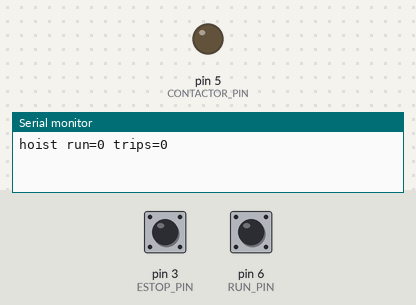
Bench run of a sketch on a simulated Arduino Uno, built with avr-gcc and run on an emulated ATmega328P. Parts: output pins drawn as LEDs (lit = HIGH), the last lines printed to the serial monitor. Inputs (shaded band) come from the test bench; at power-on: pin 3 (ESTOP_PIN) HIGH, pin 6 (RUN_PIN) HIGH.

Above: at 1.2 s.
1.3 s: pin 3 (ESTOP_PIN) pulled LOW for 0.15 s
At 1.4 s:
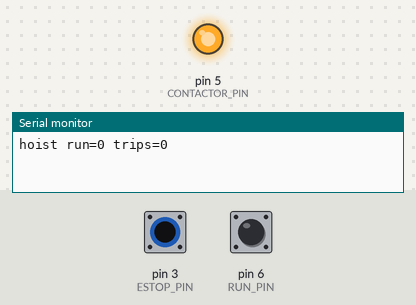
2.9 s: pin 3 (ESTOP_PIN) pulled LOW for 3.2 s
At 6.6 s:
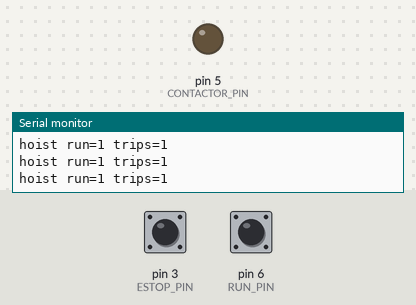
Timing chart, 0 to 8.1 s (numbered marks = the images above; inputs shaded):
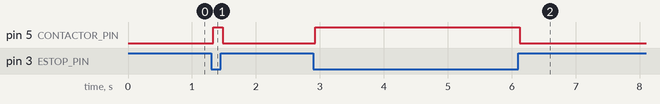

The sketch:

sketch.ino
```cpp
// Shop hoist contactor with mushroom e-stop.
// E-stop on D3 (NC to ground via switch, pull-up), contactor on D5.
// Run request on D6 (pull-up).

const int ESTOP_PIN = 3;
const int CONTACTOR_PIN = 5;
const int RUN_PIN = 6;
const unsigned long SETTLE_MS = 30;
const unsigned long BEAT_MS = 1100;

int stableStop = HIGH;
int lastStop = HIGH;
unsigned long stopEdge = 0;
bool contactorOn = false;
unsigned long lastBeat = 0;
unsigned long tripCount = 0;

bool estopActive(int level)
{
    return level == HIGH;
}

void setContactor(bool on)
{
    contactorOn = on;
    digitalWrite(CONTACTOR_PIN, on ? HIGH : LOW);
}

void heartbeat()
{
    Serial.print("hoist run=");
    Serial.print(contactorOn ? 1 : 0);
    Serial.print(" trips=");
    Serial.println(tripCount);
}

void setup()
{
    pinMode(ESTOP_PIN, INPUT_PULLUP);
    pinMode(RUN_PIN, INPUT_PULLUP);
    pinMode(CONTACTOR_PIN, OUTPUT);
    setContactor(false);
    Serial.begin(9600);
    stableStop = digitalRead(ESTOP_PIN);
    lastStop = stableStop;
    lastBeat = millis();
}

void loop()
{
    unsigned long now = millis();
    int raw = digitalRead(ESTOP_PIN);

    if (raw != lastStop)
    {
        stopEdge = now;
        lastStop = raw;
    }

    if ((now - stopEdge) >= SETTLE_MS && raw != stableStop)
    {
        if (estopActive(raw) && !estopActive(stableStop))
        {
            tripCount++;
        }
        stableStop = raw;
    }

    bool stopped = estopActive(stableStop);
    bool runReq = (digitalRead(RUN_PIN) == LOW);

    if (stopped)
    {
        setContactor(false);
    }
    else if (runReq)
    {
        setContactor(true);
    }
    else
    {
        setContactor(true);
    }

    if (now - lastBeat >= BEAT_MS)
    {
        lastBeat = now;
        heartbeat();
    }
}
```

Measured:
- after the input at 1.3 s, pin 5 (CONTACTOR_PIN): LOW → HIGH at once, → LOW 0.15 s later
- after the input at 2.9 s, pin 5 (CONTACTOR_PIN): LOW → HIGH at once, → LOW 3.2 s later
